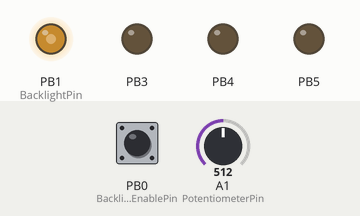
The program below on a simulated ATtiny85, built with avr-gcc and run on an emulated ATtiny85. On the bench: output pins drawn as LEDs (lit = HIGH). The test bench sets the inputs (shaded band); at power-on: A1 (PotentiometerPin) = 512, PB0 (BacklightEnablePin) HIGH. Sleep ends after the set time or at an interrupt.

Above: at 1.2 s.
1.3 s: A1 (PotentiometerPin) set to 716
At 2.5 s:
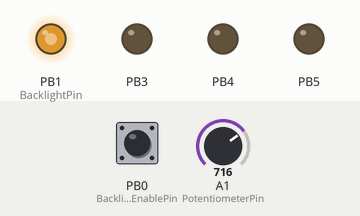
2.9 s: PB0 (BacklightEnablePin) pulled LOW for 0.25 s
At 3.07 s:
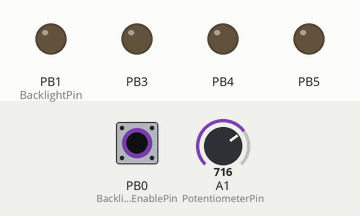
4.6 s: A1 (PotentiometerPin) set to 900
At 5.7 s:
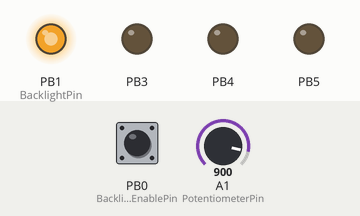
6.2 s: A1 (PotentiometerPin) set to 122
At 6.9 s:
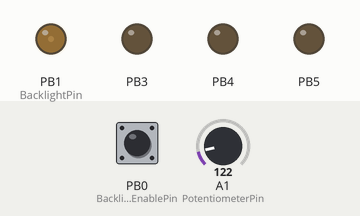
7.8 s: A1 (PotentiometerPin) set to 0
At 9.4 s:
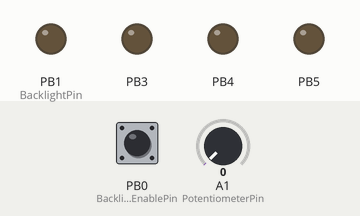
Timing chart, 0 to 10.4 s (numbered marks = the images above; inputs shaded):
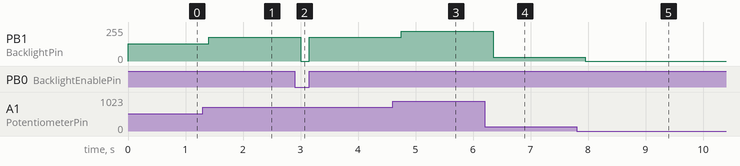

Measured:
- after the input at 1.3 s, PB1 (BacklightPin): 128/255 → 179/255 after 0.10 s
- after the input at 2.9 s, PB1 (BacklightPin): 179/255 → 0/255 after 0.10 s, → 179/255 0.15 s later
- after the input at 4.6 s, PB1 (BacklightPin): 179/255 → 225/255 after 0.15 s
- after the input at 6.2 s, PB1 (BacklightPin): 225/255 → 30/255 after 0.15 s
- after the input at 7.8 s, PB1 (BacklightPin): 30/255 → 0/255 after 0.15 s

The program:

main.cpp
```cpp
/*
ATiny85 Pinout

                          +--, ,--+
RESET--5/A0--PCINT5--PB5--|1  U  8|--VCC +
       3/A3--PCINT3--PB3--|2     7|--PB2--PCINT2--2/A1--SCK---SCL
 OC1B--4/A2--PCINT4--PB4--|3     6|--PB1--PCINT1--1-----MISO--D0
                     GND--|4     5|--PB0--PCINT0--0-----MOSI--DI
                          +-------+
*/

#include <Arduino.h>
//define PINs
const int BacklightEnablePin = 0; //pin 5 on Attiny85 chip
const int BacklightPin = 1;       //pin 6 on ATtiny85 chip
const int PotentiometerPin = A1;  //pin 7 on ATtiny85 chip


ISR (PCINT0_vect) {}  // Interrupt Service Routine is calling by external PINs. Which PINs are configured with PCMSK register.


void deepsleep() {
  ADCSRA &=  B01111111; //deactivate ADC with bit 7 in the ADCSRA register = ADEN = ADC Enabled ... to reactivate ADCSRA |= B10000000;
  //ENABLE SLEEP - this enables the sleep mode
  MCUCR |=   B00010000;            //power down mode (SM1=1,SM0=0)     BODS|PUD|SE|SM1|SM0|BODSE|ISC01|ISC00
  MCUCR |=   B00100000;            //enable sleep (SE=1)               BODS|PUD|SE|SM1|SM0|BODSE|ISC01|ISC00
  //disable Brown-Out Detection BOD
  MCUCR |=   B10000100;            //set BODS and BODSE                BODS|PUD|SE|SM1|SM0|BODSE|ISC01|ISC00
  MCUCR = (MCUCR & B11111011) | B10000000; //then clear the BODSE and set the BODS
  __asm__  __volatile__("sleep");  //in line assembler to go to sleep
  // <---- microcontroller now sleep!

  // <---- microcontroller is back after wake up!
  MCUCR &=   B11011111;            //disable sleep (SE=0)              BODS|PUD|SE|SM1|SM0|BODSE|ISC01|ISC00
  ADCSRA |=  B10000000; //reactivate ADC with bit 7 in the ADCSRA register = ADEN = ADC Enabled ... to reactivate ADCSRA |= B10000000;
}


void setup() {
  //energy safing options
  //ADCSRA &= B01111111; //deactivate ADC with bit 7 in the ADCSRA register = ADEN = ADC Enabled ... to reactivate ADCSRA |= B10000000;
  //pinMode(0, OUTPUT);  //set all PINs they are not used as output low
  //pinMode(1, OUTPUT);
  //pinMode(2, OUTPUT);
  pinMode(3, OUTPUT);
  pinMode(4, OUTPUT);
  pinMode(5, OUTPUT);

  pinMode(BacklightEnablePin, INPUT_PULLUP);   //signal from computer for backlight enabled (free or high = enabled; low = disabled)
  pinMode(BacklightPin, OUTPUT);               //PWM signal to drive the MOSFED for the LED
  pinMode(PotentiometerPin, INPUT);            //analog input from potentiometer

  PCMSK |= B00000001; // digitalPIN 0                        – | – |PCINT5|PCINT4|PCINT3|PCINT2|PCINT1|PCINT0
  GIFR  |= B00100000; // clear any outstanding interrupts    – |INTF0|PCIF| –| – | – | – | –
  GIMSK |= B00100000; // enable pin change interrupts        – |INT0|PCIE| – | – | – | – | –
}

void loop() {
  int brightness;

  brightness = analogRead(PotentiometerPin);
  //brightness = map(brightness, 0, 1023, 0, 255);
  brightness = brightness >> 2;
  analogWrite(BacklightPin, brightness);
  delay(200);


  if (digitalRead(BacklightEnablePin)==LOW){
    analogWrite(BacklightPin, 0);
    deepsleep();
  }


}
```
